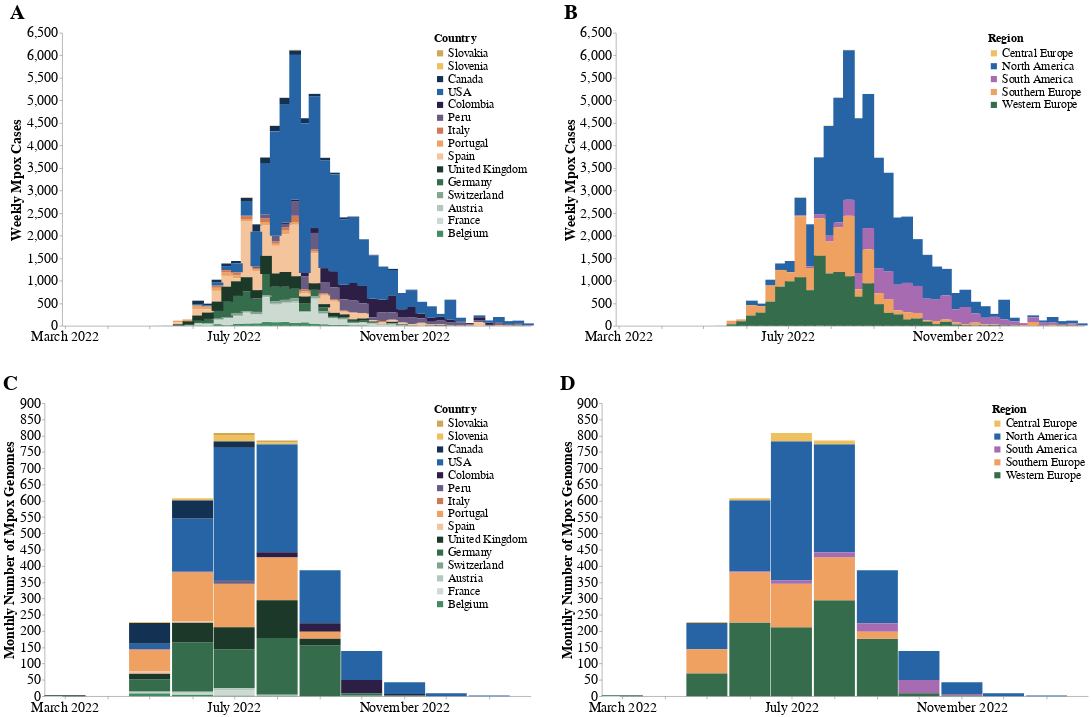

The notebook cell saved with this chart:
### Code cell
# Add labels to each chart
weekly_cases_country = weekly_cases_country.properties(title='A')
monthly_seqs_country = monthly_seqs_country.properties(title='C')
weekly_cases_region = weekly_cases_region.properties(title='B')
monthly_seqs_region = monthly_seqs_region.properties(title='D')

# Concatenate labeled charts A and B horizontally
chart_ab_labeled = alt.hconcat(weekly_cases_country, weekly_cases_region, spacing=50).resolve_scale(x = "shared", y='independent', color = "independent" )

# Concatenate labeled charts C and D horizontally
chart_cd_labeled = alt.hconcat(monthly_seqs_country, monthly_seqs_region, spacing=50).resolve_scale(x = "shared", y='independent', color = "independent")

# Concatenate labeled charts AB and CD vertically
chart_abcd_labeled = alt.vconcat(chart_ab_labeled, chart_cd_labeled, spacing=50).resolve_scale(x='shared', color ='independent')

chart_abcd_labeled.configure_view(
    strokeWidth=0
).configure_title(
    anchor='start', fontSize= 35
).configure_axis(
    labelFontSize=24,
    titleFontSize=24
).configure_legend(
    labelFontSize = 40)

### Figure 1 — Vega-Lite specification as saved in the notebook (floating-point values rounded to 4 significant figures; data arrays with more than 128 entries replaced by an {"elided": "..."} marker saying what was removed)
{"config": {"view": {"continuousWidth": 400, "continuousHeight": 300, "strokeWidth": 0}, "axis": {"labelFontSize": 24, "titleFontSize": 24}, "legend": {"labelFontSize": 40}, "title": {"anchor": "start", "fontSize": 35}}, "vconcat": [{"hconcat": [{"data": {"name": "data-6afcb7f227408069b7696b71755d6032"}, "mark": {"type": "bar", "interpolate": "monotone", "size": 20}, "encoding": {"color": {"field": "location", "legend": {"labelFontSize": 20, "offset": -165, "orient": "right", "symbolSize": 110, "title": "Country", "titleFontSize": 20}, "scale": {"domain": ["Slovakia", "Slovenia", "Canada", "USA", "Colombia", "Peru", "Italy", "Portugal", "Spain", "United Kingdom", "Germany", "Switzerland", "Austria", "France", "Belgium"], "range": ["#D0A854", "#EEC060", "#133253", "#2664A5", "#2D1E45", "#695B82", "#D07954", "#EEA160", "#F4C49C", "#1C3828", "#356D4C", "#81A48F", "#B3C8BC", "#CCDAD2", "#438B62"]}, "title": "country", "type": "nominal"}, "order": {"field": "order", "sort": "descending", "type": "quantitative"}, "x": {"axis": {"format": "%B %Y", "grid": false, "title": ""}, "field": "date", "type": "temporal"}, "y": {"axis": {"grid": false, "title": "Weekly Mpox Cases"}, "field": "cases", "type": "quantitative"}}, "height": 500, "title": "A", "width": 800}, {"data": {"name": "data-f527ab2f0f3a0a88977b182b89ab5a0d"}, "mark": {"type": "bar", "interpolate": "monotone", "size": 20}, "encoding": {"color": {"field": "region", "legend": {"labelFontSize": 20, "offset": -165, "orient": "right", "symbolSize": 110, "title": "Region", "titleFontSize": 20}, "scale": {"domain": ["Central Europe", "North America", "South America", "Southern Europe", "Western Europe"], "range": ["#EEC060", "#2664A5", "#A76BB1", "#EEA160", "#356D4C"]}, "type": "nominal"}, "x": {"axis": {"format": "%B %Y", "grid": false, "title": ""}, "field": "date", "type": "temporal"}, "y": {"axis": {"grid": false, "title": "Weekly Mpox Cases"}, "field": "cases", "type": "quantitative"}}, "height": 500, "title": "B", "width": 800}], "resolve": {"scale": {"color": "independent", "x": "shared", "y": "independent"}}, "spacing": 50}, {"hconcat": [{"data": {"name": "data-4893de37352f8b7397734fc7eb612666"}, "mark": {"type": "bar", "size": 70}, "encoding": {"color": {"field": "country", "legend": {"labelFontSize": 20, "offset": -165, "orient": "right", "symbolSize": 110, "title": "Country", "titleFontSize": 20}, "scale": {"domain": ["Slovakia", "Slovenia", "Canada", "USA", "Colombia", "Peru", "Italy", "Portugal", "Spain", "United Kingdom", "Germany", "Switzerland", "Austria", "France", "Belgium"], "range": ["#D0A854", "#EEC060", "#133253", "#2664A5", "#2D1E45", "#695B82", "#D07954", "#EEA160", "#F4C49C", "#1C3828", "#356D4C", "#81A48F", "#B3C8BC", "#CCDAD2", "#438B62"]}, "type": "nominal"}, "order": {"field": "order", "sort": "descending", "type": "quantitative"}, "x": {"axis": {"format": "%B %Y", "grid": false, "title": ""}, "field": "year_month", "type": "temporal"}, "y": {"axis": {"grid": false, "offset": 30, "title": "Monthly Number of Mpox Genomes"}, "field": "count", "type": "quantitative"}}, "height": 500, "title": "C", "width": 800}, {"data": {"name": "data-c00783575a651e3473e2d8f47a241951"}, "mark": {"type": "bar", "size": 70}, "encoding": {"color": {"field": "region", "legend": {"labelFontSize": 20, "offset": -165, "orient": "right", "symbolSize": 110, "title": "Region", "titleFontSize": 20}, "scale": {"domain": ["Central Europe", "North America", "South America", "Southern Europe", "Western Europe"], "range": ["#EEC060", "#2664A5", "#A76BB1", "#EEA160", "#356D4C"]}, "type": "nominal"}, "x": {"axis": {"format": "%B %Y", "grid": false, "title": ""}, "field": "year_month", "type": "temporal"}, "y": {"axis": {"grid": false, "offset": 30, "title": "Monthly Number of Mpox Genomes"}, "field": "count", "type": "quantitative"}}, "height": 500, "title": "D", "width": 800}], "resolve": {"scale": {"color": "independent", "x": "shared", "y": "independent"}}, "spacing": 50}], "resolve": {"scale": {"color": "independent", "x": "shared"}}, "spacing": 50, "$schema": "https://vega.github.io/schema/vega-lite/v4.17.0.json", "datasets": {"data-6afcb7f227408069b7696b71755d6032": {"elided": "533 records"}, "data-f527ab2f0f3a0a88977b182b89ab5a0d": {"elided": "179 records"}, "data-4893de37352f8b7397734fc7eb612666": [{"year_month": "2022-03", "country": "United Kingdom", "count": 3, "order": 9}, {"year_month": "2022-05", "country": "Canada", "count": 64, "order": 2}, {"year_month": "2022-05", "country": "Portugal", "count": 64, "order": 7}, {"year_month": "2022-05", "country": "Germany", "count": 37, "order": 10}, {"year_month": "2022-05", "country": "United Kingdom", "count": 18, "order": 9}, {"year_month": "2022-05", "country": "USA", "count": 17, "order": 3}, {"year_month": "2022-05", "country": "Belgium", "count": 9, "order": 14}, {"year_month": "2022-05", "country": "Spain", "count": 6, "order": 8}, {"year_month": "2022-05", "country": "Italy", "count": 4, "order": 6}, {"year_month": "2022-05", "country": "France", "count": 3, "order": 13}, {"year_month": "2022-05", "country": "Slovenia", "count": 3, "order": 1}, {"year_month": "2022-05", "country": "Switzerland", "count": 3, "order": 11}, {"year_month": "2022-06", "country": "USA", "count": 163, "order": 3}, {"year_month": "2022-06", "country": "Portugal", "count": 151, "order": 7}, {"year_month": "2022-06", "country": "Germany", "count": 150, "order": 10}, {"year_month": "2022-06", "country": "United Kingdom", "count": 60, "order": 9}, {"year_month": "2022-06", "country": "Canada", "count": 56, "order": 2}, {"year_month": "2022-06", "country": "Slovenia", "count": 6, "order": 1}, {"year_month": "2022-06", "country": "Belgium", "count": 5, "order": 14}, {"year_month": "2022-06", "country": "France", "count": 5, "order": 13}, {"year_month": "2022-06", "country": "Switzerland", "count": 4, "order": 11}, {"year_month": "2022-06", "country": "Spain", "count": 3, "order": 8}, {"year_month": "2022-06", "country": "Austria", "count": 2, "order": 12}, {"year_month": "2022-06", "country": "Peru", "count": 2, "order": 5}, {"year_month": "2022-06", "country": "Italy", "count": 1, "order": 6}, {"year_month": "2022-07", "country": "USA", "count": 408, "order": 3}, {"year_month": "2022-07", "country": "Portugal", "count": 133, "order": 7}, {"year_month": "2022-07", "country": "Germany", "count": 119, "order": 10}, {"year_month": "2022-07", "country": "United Kingdom", "count": 69, "order": 9}, {"year_month": "2022-07", "country": "Canada", "count": 20, "order": 2}, {"year_month": "2022-07", "country": "Slovenia", "count": 19, "order": 1}, {"year_month": "2022-07", "country": "France", "count": 17, "order": 13}, {"year_month": "2022-07", "country": "Peru", "count": 8, "order": 5}, {"year_month": "2022-07", "country": "Austria", "count": 6, "order": 12}, {"year_month": "2022-07", "country": "Slovakia", "count": 6, "order": 0}, {"year_month": "2022-07", "country": "Colombia", "count": 2, "order": 4}, {"year_month": "2022-07", "country": "Belgium", "count": 1, "order": 14}, {"year_month": "2022-08", "country": "USA", "count": 332, "order": 3}, {"year_month": "2022-08", "country": "Germany", "count": 175, "order": 10}, {"year_month": "2022-08", "country": "Portugal", "count": 131, "order": 7}, {"year_month": "2022-08", "country": "United Kingdom", "count": 116, "order": 9}, {"year_month": "2022-08", "country": "Colombia", "count": 15, "order": 4}, {"year_month": "2022-08", "country": "Slovenia", "count": 6, "order": 1}, {"year_month": "2022-08", "country": "Slovakia", "count": 5, "order": 0}, {"year_month": "2022-08", "country": "Austria", "count": 3, "order": 12}, {"year_month": "2022-08", "country": "Belgium", "count": 1, "order": 14}, {"year_month": "2022-08", "country": "Italy", "count": 1, "order": 6}, {"year_month": "2022-09", "country": "USA", "count": 163, "order": 3}, {"year_month": "2022-09", "country": "Germany", "count": 156, "order": 10}, {"year_month": "2022-09", "country": "Colombia", "count": 26, "order": 4}, {"year_month": "2022-09", "country": "Portugal", "count": 22, "order": 7}, {"year_month": "2022-09", "country": "United Kingdom", "count": 20, "order": 9}, {"year_month": "2022-10", "country": "USA", "count": 89, "order": 3}, {"year_month": "2022-10", "country": "Colombia", "count": 41, "order": 4}, {"year_month": "2022-10", "country": "Germany", "count": 7, "order": 10}, {"year_month": "2022-10", "country": "Belgium", "count": 2, "order": 14}, {"year_month": "2022-11", "country": "USA", "count": 36, "order": 3}, {"year_month": "2022-11", "country": "Colombia", "count": 5, "order": 4}, {"year_month": "2022-11", "country": "Germany", "count": 2, "order": 10}, {"year_month": "2022-12", "country": "USA", "count": 9, "order": 3}, {"year_month": "2023-01", "country": "USA", "count": 2, "order": 3}], "data-c00783575a651e3473e2d8f47a241951": [{"year_month": "2022-03", "region": "Western Europe", "count": 3}, {"year_month": "2022-05", "region": "North America", "count": 81}, {"year_month": "2022-05", "region": "Southern Europe", "count": 74}, {"year_month": "2022-05", "region": "Western Europe", "count": 70}, {"year_month": "2022-05", "region": "Central Europe", "count": 3}, {"year_month": "2022-06", "region": "Western Europe", "count": 226}, {"year_month": "2022-06", "region": "North America", "count": 219}, {"year_month": "2022-06", "region": "Southern Europe", "count": 155}, {"year_month": "2022-06", "region": "Central Europe", "count": 6}, {"year_month": "2022-06", "region": "South America", "count": 2}, {"year_month": "2022-07", "region": "North America", "count": 428}, {"year_month": "2022-07", "region": "Western Europe", "count": 212}, {"year_month": "2022-07", "region": "Southern Europe", "count": 133}, {"year_month": "2022-07", "region": "Central Europe", "count": 25}, {"year_month": "2022-07", "region": "South America", "count": 10}, {"year_month": "2022-08", "region": "North America", "count": 332}, {"year_month": "2022-08", "region": "Western Europe", "count": 295}, {"year_month": "2022-08", "region": "Southern Europe", "count": 132}, {"year_month": "2022-08", "region": "South America", "count": 15}, {"year_month": "2022-08", "region": "Central Europe", "count": 11}, {"year_month": "2022-09", "region": "Western Europe", "count": 176}, {"year_month": "2022-09", "region": "North America", "count": 163}, {"year_month": "2022-09", "region": "South America", "count": 26}, {"year_month": "2022-09", "region": "Southern Europe", "count": 22}, {"year_month": "2022-10", "region": "North America", "count": 89}, {"year_month": "2022-10", "region": "South America", "count": 41}, {"year_month": "2022-10", "region": "Western Europe", "count": 9}, {"year_month": "2022-11", "region": "North America", "count": 36}, {"year_month": "2022-11", "region": "South America", "count": 5}, {"year_month": "2022-11", "region": "Western Europe", "count": 2}, {"year_month": "2022-12", "region": "North America", "count": 9}, {"year_month": "2023-01", "region": "North America", "count": 2}]}}
